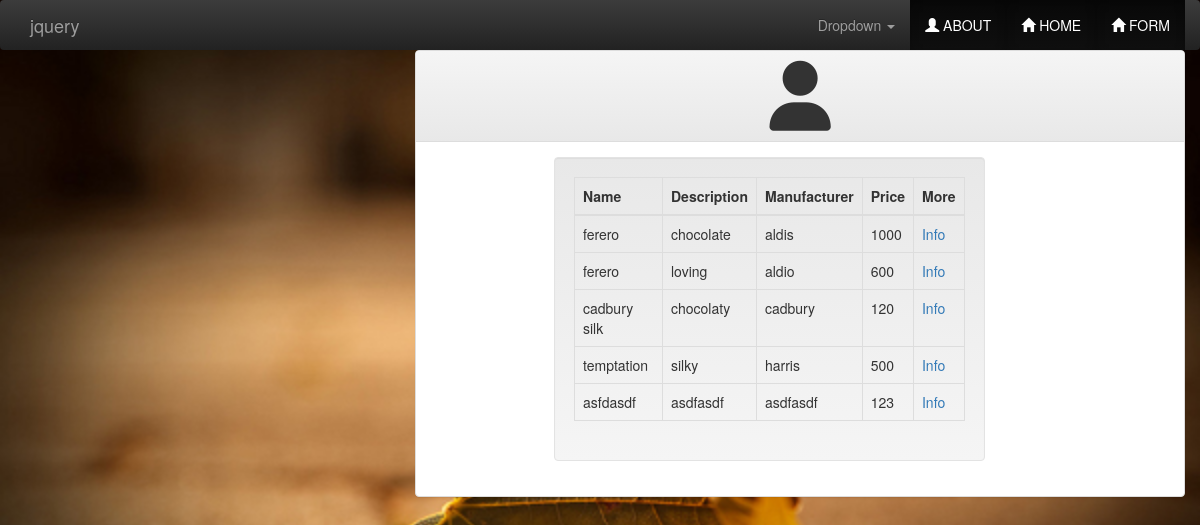
/registration/chocolate/list/, run on an earlier commit of the app's database.
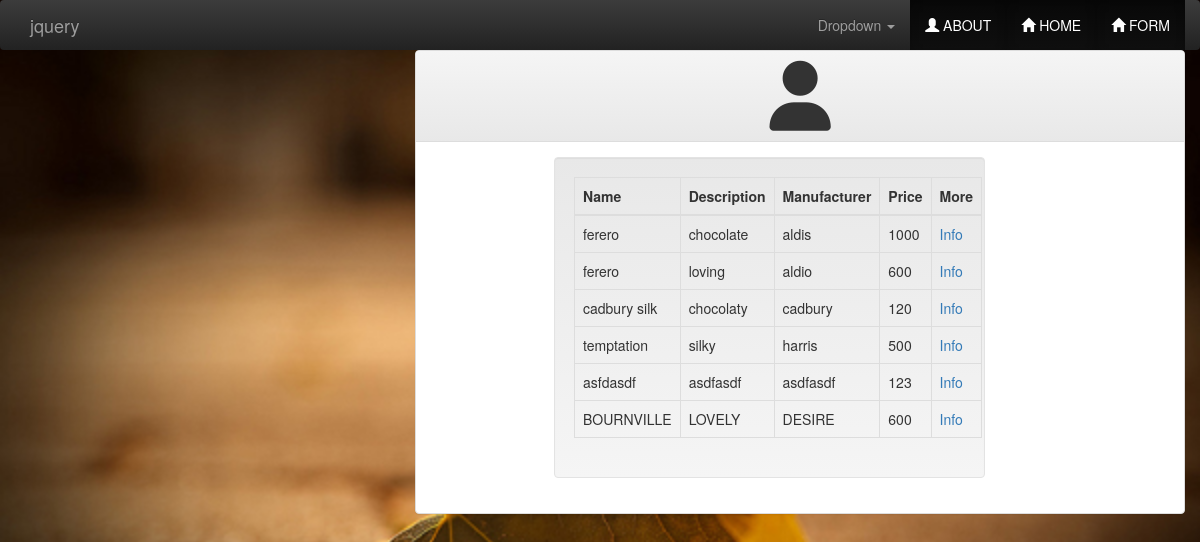
And on a later commit of the database.
### registration/models.py (models this page shows)
class Chocolate(models.Model):
    id = models.AutoField(primary_key=True)
    name = models.CharField(_('Chocolate Name'),max_length=100,blank=True )
    description = models.CharField(_('Chocolate Description'),max_length=1000,blank=True )
    manufacturer = models.CharField(_('Chocolate Manufacturer'),max_length=100,blank=True )
    price = models.IntegerField(_('Chocolate Price'),
                                validators=[MaxValueValidator(1000), MinValueValidator(0)],
                                help_text=_('4 digits maximum'), blank=True, null=True)

### registration/views.py (the view)
class ListChocolateView(ListView):
    template_name='list_chocolate.html'
    def get_queryset(self):
        return Chocolate.objects.all()

### registration/templates/list_chocolate.html (shortened to what this page needs)
<!DOCTYPE html>
{% load staticfiles %}
{% load register_extras %}
<html>
<head>
    <link rel="stylesheet" href={% static "css/bootstrap.min.css" %}>
    <link rel="stylesheet" href={% static "css/bootstrap-theme.min.css" %}>
    <link href="{% static 'css/bootstrap.min.css' %}" rel="stylesheet">
    <link rel="stylesheet" href="{% static 'font-awsome/css/font-awesome.min.css' %}"/>
</head>
<body style="background-image: url({% static "images/image-17.jpg" %});background-repeat:no-repeat;background-size:100%;height: 140px;display:block;padding:0 !important;margin:0;" >
<nav class="nav navbar-inverse">
    <div class="container-fluid">
        <div class="navbar-header">
            <a class="navbar-brand" href="http://jquery.com/">jquery</a>
        </div>
        <ul class="nav navbar-nav pull-right">
            <li class="dropdown">
                <a href="#" class="dropdown-toggle" data-toggle="dropdown" role="button" aria-haspopup="true" aria-expanded="false">Dropdown <span class="caret"></span></a>
            </li>
            <li class="active">
                <a href="file:///home/icpc2015/Desktop/bootstrap/home.html"> <span style="color:white;" class="glyphicon glyphicon-user"></span> ABOUT</a>
            </li>
            <li class="active">
                <a href="file:///home/icpc2015/Desktop/bootstrap/index.html"><span style="color:white;" class="glyphicon glyphicon-home"></span> HOME</a>
            </li>
            <li class="active">
                <a href="file:///home/icpc2015/Desktop/form.html"><span style="color:white;" class="glyphicon glyphicon-home"></span> FORM</a>
            </li>
        </ul>
</nav>
<div class="col-md-8 col-md-offset-4">
    <div class="panel panel-default">
        <div class="panel-heading" style="display-block;text-align:center">
            <i class="fa fa-user fa-5x"></i>
        </div>
        <div class="panel-body">
            <div class="col-md-7 col-md-offset-2 well">
                <table class="table table-hover table-bordered table-responsive">
                    <thead>
                    <tr>
                        <th>
                            Name
                        </th>
                        <th>
                            Description
                        </th>
                        <th>
                            Manufacturer
                        </th>
                        <th>
                            Price
                        </th>
                        <th>
                            More
                        </th>
                    </tr>
                    </thead>
                    <tbody>
                    {% for item in object_list %}
                    <tr>
                        <td> {{ item.name }} </td>
                        <td> {{ item.description }}</td>
                        <td> {{ item.manufacturer }}</td>
                        <td> {{ item.price }}</td>
                        <td> <a href="{% url 'chocolate_info' item.id %}">Info</a> </td>
                    </tr>
                    {% endfor %}
                    </tbody>
                </table>
            </div>
        </div>
    </div>
</div>
</body>
</html>

What changed in the data, as far as the page shows it:
added Chocolate: name "BOURNVILLE", description "LOVELY", manufacturer "DESIRE", price "600"
